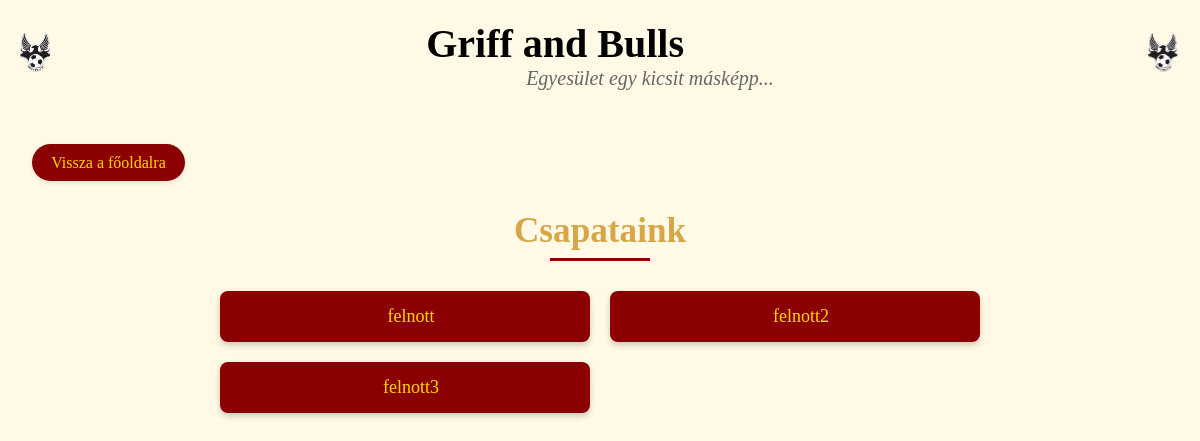
/csapatok/, run on the app's committed database.
### hirek/models.py (models this page shows, shortened)
class Korosztaly(models.Model):
    nev = models.CharField("Korosztály neve", max_length=100)
    slug = models.SlugField(unique=True)
    sorrend = models.PositiveIntegerField("Sorrend", default=0)
    class Meta:
        verbose_name = "Korosztály"
        verbose_name_plural = "Korosztályok"
        ordering = ['sorrend']

### hirek/views.py (the view)
# urls.py: path("csapatok/", csapataink, name='csapatok'),
def csapataink(request):
    korosztalyok = Korosztaly.objects.all().order_by('nev')
    return render(request, 'hirek/csapatok.html', {'korosztalyok': korosztalyok})

### hirek/templates/hirek/csapatok.html (shortened to what this page needs)
{% load static %}
<!DOCTYPE html>
<html lang="en">
  <head>
    <link rel="stylesheet" href="{% static 'hirek/csapatok-lista.css' %}" />
    <link rel="stylesheet" href="{% static 'hirek/header.css' %}" />
    <link rel="stylesheet" href="{% static 'hirek/footer.css' %}" />
    <link rel="stylesheet" href="{% static 'hirek/szinek.css' %}" />
  </head>
  <body>
    <header>
      <img
        class="gab_feher_bal"
        src="{% static 'hirek/gab_feher.png' %}"
        alt="GAB Fehér"
      />
      <div class="header-text">
        <h1>Griff and Bulls</h1>
        <p>Egyesület egy kicsit másképp...</p>
      </div>
      <img
        class="gab_feher_jobb"
        src="{% static 'hirek/gab_feher.png' %}"
        alt="GAB Fehér"
      />
    </header>
    <nav>
      <ul>
        <li><a href="{% url 'index' %}"> Vissza a főoldalra</a></li>
      </ul>
    </nav>
    <main class="csapatok-container">
      <h2 class="section-title">Csapataink</h2>
      <ul class="csapatok-lista">
        {% for korosztaly in korosztalyok %}
          <li>
            <a href="{% url 'korosztaly' korosztaly.slug %}">
              {{ korosztaly.nev }}
            </a>
          </li>
        {% endfor %}
      </ul>
    </main>
  </body>
</html>

### hirek/static/css/csapatok-lista.css (style rules this page uses)
* { margin: 0; padding: 0; box-sizing: border-box; }
.csapatok-container { max-width: 800px; margin: 30px auto; padding: 0 20px; }
.section-title { text-align: center; margin-bottom: 30px; color: var(--primary-gold); font-size: 2.2rem; position: relative; padding-bottom: 10px; }
.section-title::after { content: ''; position: absolute; bottom: 0; left: 50%; transform: translateX(-50%); width: 100px; height: 3px; background-color: var(--primary-red); }
.csapatok-lista { list-style-type: none; display: grid; grid-template-columns: repeat(auto-fit, minmax(300px, 1fr)); gap: 20px; padding: 0; }
.csapatok-lista li { display: flex; }
.csapatok-lista li a { color: var(--primary-light); text-decoration: none; font-size: 18px; transition: all 0.3s ease; background-color: var(--primary-red); padding: 15px 20px; border-radius: 8px; width: 100%; display: flex; align-items: center; justify-content: center; box-shadow: 0 3px 6px var(--shadow-color); }
nav { margin-top: 10px; background-color: var(--bg-light); padding: 1.5rem 2rem; padding-bottom: 0px; }
nav ul { list-style-type: none; margin-top: 10px; padding: 0; display: flex; justify-content: flex-start; gap: 1.5rem; }
nav ul li a { color: var(--primary-light); text-decoration: none; font-size: 1rem; font-weight: 500; transition: all 0.3s ease; background-color: var(--primary-red); padding: 0.6rem 1.2rem; border-radius: 25px; display: inline-block; box-shadow: 0 2px 5px rgba(0, 0, 0, 0.1); }

### hirek/static/js/header.css (style rules this page uses)
* { margin: 0; padding: 0; }
header { display: flex; align-items: center; justify-content: center; background-color: var(--bg-light); padding: 20px; position: fixed; top: 0; left: 0; width: 100%; z-index: 1000; transition: all 0.3s ease; }
body { padding-top: 100px; background-color: var(--bg-light); }
header img { height: 60px; margin: 0 10px; }
header h1 { font-size: 40px; color:var(text-primary); margin: 0; }
header p { font-size: 20px; color: var(--text-secondary); font-style: italic; padding-left: 100px; }
.gab_feher_bal, .gab_feher_jobb { position: absolute; height: 60px; margin-left: 15px; margin-right: 15px; }
.gab_feher_bal { left: 0; }
.gab_feher_jobb { right: 0; }

### hirek/static/css/szinek.css (style rules this page uses)
:root { --primary-dark: #161a1d; --primary-red: darkred; --primary-red-hover: #b30000; --primary-light: gold; --primary-gold: #d8a647; --primary-sandy: sandybrown; --text-primary: #333; --text-secondary: #666; --text-light: #f0f0f0; --text-lighter: #d9d9d9; --text-dark: #222; --text-cim: #FFB200; --text-vilagos-arany: #FFECB3; --bg-dark: #161a1d; --bg-light: #FFF9E6; --bg-gray: #d9d9d9; --bg-card: white; --griff-hatter-szin: #aa001b; --border-color: #ddd; --shadow-color: rgba(0, 0, 0, 0.2); --hover-shadow: rgba(0, 0, 0, 0.3); }

### data on the page
Korosztaly: nev "felnott"
Korosztaly: nev "felnott2"
Korosztaly: nev "felnott3"
